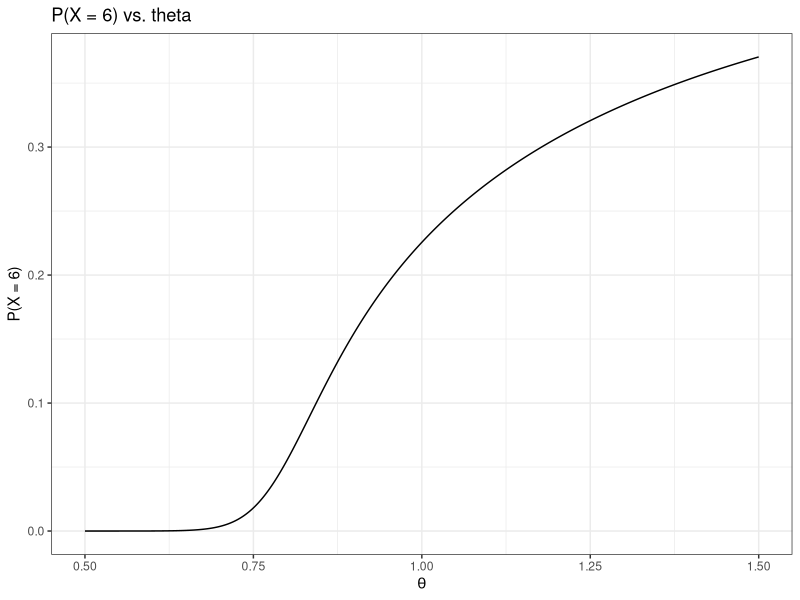
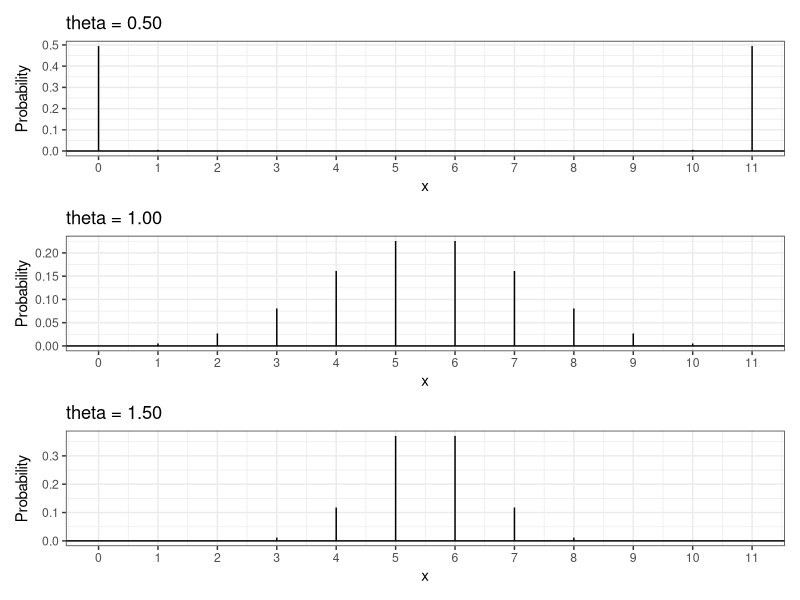

Reproduce these figures in R, in order.
## ---- chunk 1
#| echo: false

default_chunk_hook  <- knitr::knit_hooks$get("chunk")

latex_font_size <- c("Huge", "huge", "LARGE", "Large", 
                     "large", "normalsize", "small", 
                     "footnotesize", "scriptsize", "tiny")

knitr::knit_hooks$set(chunk = function(x, options) {
  x <- default_chunk_hook(x, options)
  if(options$size %in% latex_font_size) {
    paste0("\n \\", options$size, "\n\n", 
      x, 
      "\n\n \\normalsize"
    )
  } else {
    x
  }
})
## ---- chunk 2
#| label: load-packages
#| include: false
library(tidyverse)
library(patchwork)
## ---- chunk 3
daltbinom <- function(x, size, prob, theta){
  normalizing.constant <- 0
  for(j in 0:size){
    normalizing.constant <- normalizing.constant + 
      choose(size, j) * prob^j * (1-prob)^(size-j) * theta^(j*(size-j))
  }
  # Probability Mass at x=x
  (1/normalizing.constant) *
    choose(size, x) * prob^x * (1-prob)^(size-x) * theta^(x*(size-x)) *
      (x>=0)*(x<=size)
}
## ---- chunk 4
daltbbinom.single <- function(x, size, alpha, beta, theta){
    integrand <- function(p) {
    sapply(p, # integrate will pass in a vector, so we use sapply to apply the following
           function(p_val){
             # f(x|p) * f(p|alpha, beta)
             daltbinom(x, size, p_val, theta) * dbeta(p_val, alpha, beta)
           }
    )
  }
  # Probability Mass at x=x
  # integrate(integrand, lower = 0, upper = 1)$value * (x>=0)*(x<=size)
  # I shrink the bounds below to avoid log(0)=-infinty
  # I use try() to catch when there is an error and avoid crashing
  res <- try(integrate(integrand, lower = 1e-7, upper = 1 - 1e-7)$value * 
                  (x>=0)*(x<=size), 
             silent = TRUE)
  # If there is an error, return a near-zero probability
  if(inherits(res, "try-error")) return(0.1^6)
  
  res
}
# Write a function that works on a vector
daltbbinom <- function(x, size, alpha, beta, theta){
  sapply(X=x, FUN=daltbbinom.single, size=size, alpha=alpha, beta=beta, theta=theta)
}
## ---- chunk 5
#sequence of thetas
theta_seq <- seq(0.5, 1.5, length.out = 1000)

# probability of 6 wins
prob6 = daltbinom(6, 11, 0.5, theta_seq)

ggdat = tibble(theta = theta_seq, prob = prob6)
## ---- chunk 6
#| label: theta.5_1.5
#| fig-cap: "Altham's Binomial"
#| fig-width: 5
#| fig-height: 3
#| scale: "80%"
#| fig-align: "center"
#| size: scriptsize

ggplot(ggdat, aes(x = theta, y = prob)) +
  geom_line() +
  xlab(expression(theta)) +
  ylab("P(X = 6)") +
  ggtitle("P(X = 6) vs. theta") +
  theme_bw()
## ---- chunk 7
# prob for thetas
theta0.5 = daltbinom(6, 11, 0.5, 0.5)
theta1 = daltbinom(6, 11, 0.5, 1)
theta1.5 = daltbinom(6, 11, 0.5, 1.5)

ggdat = tibble(x = 0:11) |>
  mutate(theta0.5 = daltbinom(x, 11, 0.5, 0.50),
         theta1 = daltbinom(x, 11, 0.5, 1.00),
         theta1.5 = daltbinom(x, 11, 0.5, 1.50))
## ---- chunk 8
#| label: PMFs
#| fig-cap: "Altham's Binomial PMFs"
#| fig-width: 6
#| fig-height: 6
#| scale: "80%"
#| fig-align: "center"
#| size: scriptsize


plot1 = ggplot() +
  geom_linerange(data = ggdat, aes(x = x, ymin = 0, ymax = theta0.5)) +
  geom_hline(yintercept = 0) +
  scale_x_continuous("x", breaks = 0:11) +
  ylab("Probability") +
  ggtitle("theta = 0.50") +
  theme_bw()

plot2 = ggplot() +
  geom_linerange(data = ggdat, aes(x = x, ymin = 0, ymax = theta1)) +
  geom_hline(yintercept = 0) +
  scale_x_continuous("x", breaks = 0:11) +
  ylab("Probability") +
  ggtitle("theta = 1.00") +
  theme_bw()

plot3 = ggplot() +
  geom_linerange(data = ggdat, aes(x = x, ymin = 0, ymax = theta1.5)) +
  geom_hline(yintercept = 0) +
  scale_x_continuous("x", breaks = 0:11) +
  ylab("Probability") +
  ggtitle("theta = 1.50") +
  theme_bw()

plot1 / plot2 / plot3
